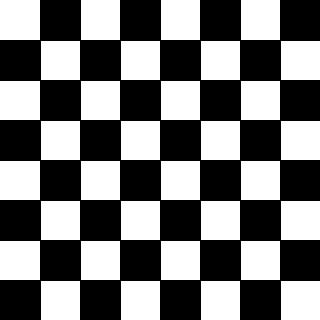
Frame 1 (no input)
Frame 60 (the mouse pressed at the canvas centre just before this capture): identical to frame 1, image omitted
Frame 120 (the mouse held since frame 60 and released just before this capture): identical to frame 1, image omitted

The Processing sketch that drew this single still picture (run headless with seeded random() and noise(); from frame 60 on, the mouse is pressed at the canvas centre):

// Processing sketch: Task6_Week4
// ── Task6_Week4.pde
int[][] board = new int[8][8];
int sideLength = 40;

void setup() {
  background(255);
  size(320, 320);
  for (int i = 0; i < board.length; i++) {
    for (int j = 0; j < board[i].length; j++) {
      if ((i+j)%2==0) {
        board[i][j] = 0;
      } else {
        board[i][j] = 1;
      }
    }
  }
}
void draw() {

  for (int i = 0; i < board.length; i++) {
    for (int j = 0; j < board[i].length; j++) {

      if (board[i][j] == 0) {
        fill(255);
      } else {
        fill(0);

        rect(i * sideLength, j * sideLength, sideLength, sideLength);
      }
    }
  }
}
